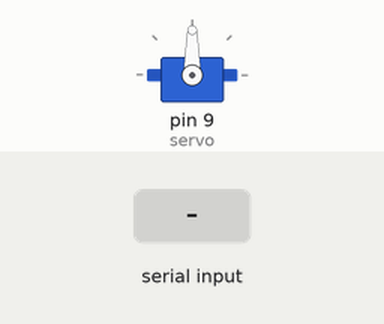
A sketch run on a simulated Arduino Uno, built with avr-gcc and run on an emulated ATmega328P. Shown: servo. The test bench sets the inputs (shaded band).

Above: at 1.2 s.
1.3 s: "A" received over Serial
At 2.5 s:
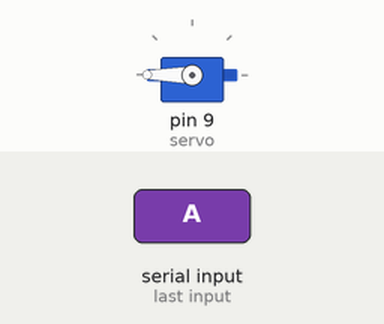
2.8 s: "D" received over Serial
At 3.7 s:
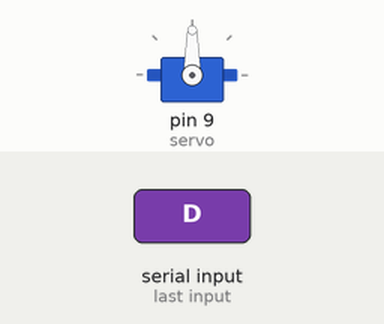
Timing chart, 0 to 5.8 s (numbered marks = the images above; inputs shaded):
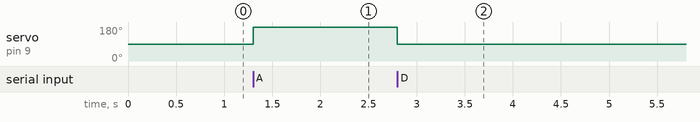

The sketch:

4b.ino
```cpp
#include <Servo.h>
Servo servo;
int servoPosition = 90;  // Initial servo position
void setup() {
  servo.attach(9);  // Attach the servo to pin 9
  servo.write(servoPosition);
  Serial.begin(9600);
}
void loop() {
  // Listen for signals from Python
  if (Serial.available() > 0) {
    char command = Serial.read();
    if (command == 'A') {
      // Allow servo control
      servoPosition = 180;  // Set the servo to a specific angle
      servo.write(servoPosition);
    } else if (command == 'D') {
      // Disallow servo control
      servoPosition = 90;  // Set the servo back to the default angle
      servo.write(servoPosition);
    }
  }
}
```

Measured:
- after the input at 1.3 s, servo on pin 9 (servo): 90° → 180° at once
- after the input at 2.8 s, servo on pin 9 (servo): 180° → 90° at once
